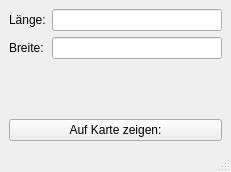
<?xml version="1.0" encoding="UTF-8"?>
<ui version="4.0">
 <class>MainWindow</class>
 <widget class="QMainWindow" name="MainWindow">
  <property name="geometry">
   <rect>
    <x>0</x>
    <y>0</y>
    <width>231</width>
    <height>172</height>
   </rect>
  </property>
  <property name="windowTitle">
   <string>MainWindow</string>
  </property>
  <widget class="QWidget" name="centralwidget">
   <layout class="QHBoxLayout" name="horizontalLayout">
    <item>
     <layout class="QVBoxLayout" name="verticalLayout">
      <item>
       <layout class="QFormLayout" name="formLayout">
        <item row="0" column="0">
         <widget class="QLabel" name="label">
          <property name="text">
           <string>Länge:</string>
          </property>
         </widget>
        </item>
        <item row="0" column="1">
         <widget class="QLineEdit" name="length"/>
        </item>
        <item row="1" column="0">
         <widget class="QLabel" name="label_2">
          <property name="text">
           <string>Breite:</string>
          </property>
         </widget>
        </item>
        <item row="1" column="1">
         <widget class="QLineEdit" name="width"/>
        </item>
       </layout>
      </item>
      <item>
       <widget class="QPushButton" name="buttonmap">
        <property name="text">
         <string>Auf Karte zeigen:</string>
        </property>
       </widget>
      </item>
     </layout>
    </item>
   </layout>
  </widget>
  <widget class="QMenuBar" name="menubar">
   <property name="geometry">
    <rect>
     <x>0</x>
     <y>0</y>
     <width>231</width>
     <height>24</height>
    </rect>
   </property>
  </widget>
  <widget class="QStatusBar" name="statusbar"/>
 </widget>
 <resources/>
 <connections/>
</ui>
